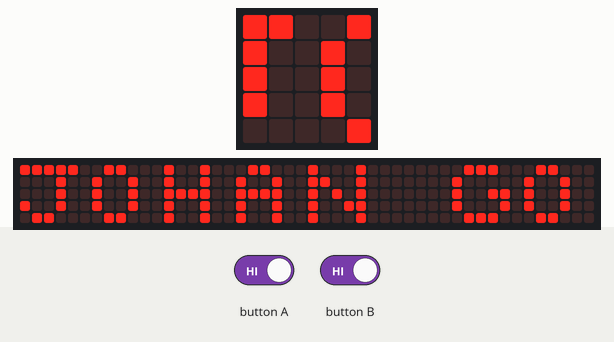
The program below on a simulated BBC micro:bit (MakeCode). On the bench: the board's 5×5 LED display, a strip that is not on the board, showing the scrolling text unrolled. The inputs (shaded band) are chosen by the test bench. The 48×5 strip is a reading aid, not a part: it shows the text the display is scrolling, unrolled, one strip-width of it at a time.

Above: at 1.27 s.
1.3 s: button A driven LOW and button B driven LOW
At 11.8 s:
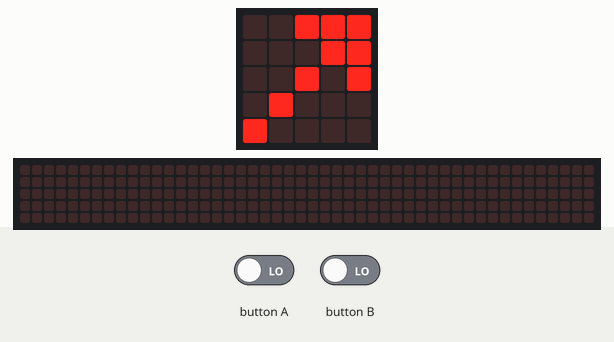
At 16.5 s:
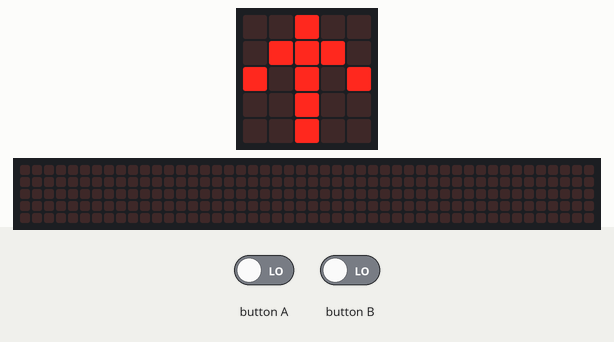

Measured:
- after the input at 1.3 s, the display: first differs from a run without the input after 9.5 s (image 1 shows a later state)
- what the display in image 1 shows lasts 0.6 s, from 11.4 s to 12.0 s

The program:

main.ts
```typescript
basic.forever(function () {
    basic.showString("JOHAN GOMEZ")
    while (input.buttonIsPressed(Button.A)) {
        basic.showArrow(ArrowNames.North)
        basic.showArrow(ArrowNames.NorthEast)
        basic.showArrow(ArrowNames.East)
        basic.showArrow(ArrowNames.SouthEast)
        basic.showArrow(ArrowNames.South)
        basic.showArrow(ArrowNames.SouthWest)
        basic.showArrow(ArrowNames.West)
        basic.showArrow(ArrowNames.NorthWest)
        basic.showArrow(ArrowNames.North)
        basic.clearScreen()
    }
    while (input.buttonIsPressed(Button.B)) {
        basic.showArrow(ArrowNames.North)
        basic.showArrow(ArrowNames.NorthWest)
        basic.showArrow(ArrowNames.West)
        basic.showArrow(ArrowNames.SouthWest)
        basic.showArrow(ArrowNames.South)
        basic.showArrow(ArrowNames.SouthEast)
        basic.showArrow(ArrowNames.East)
        basic.showArrow(ArrowNames.NorthEast)
        basic.showArrow(ArrowNames.North)
        basic.clearScreen()
    }
})
```

test.ts
```typescript
// aquí va el archivo "tests"; esto no se compilará cuando este paquete se utilice como una extensión.
```
